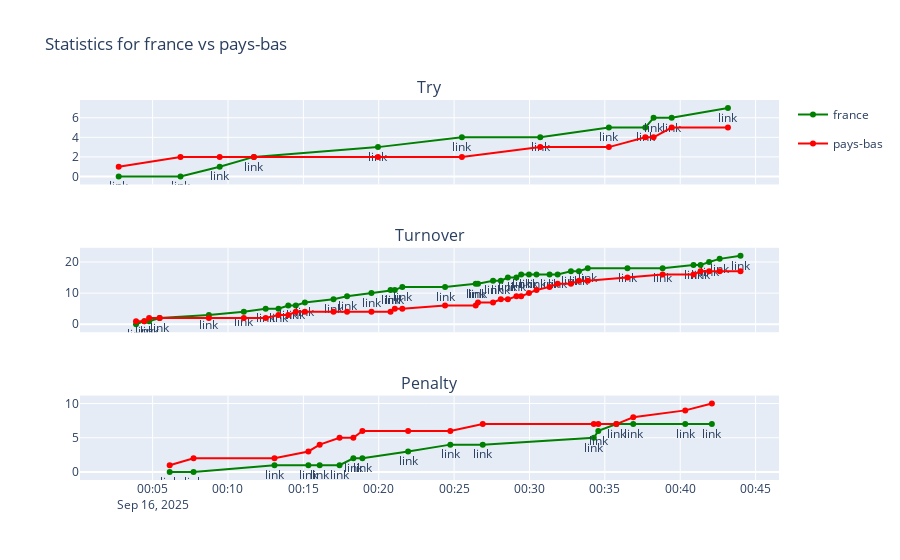
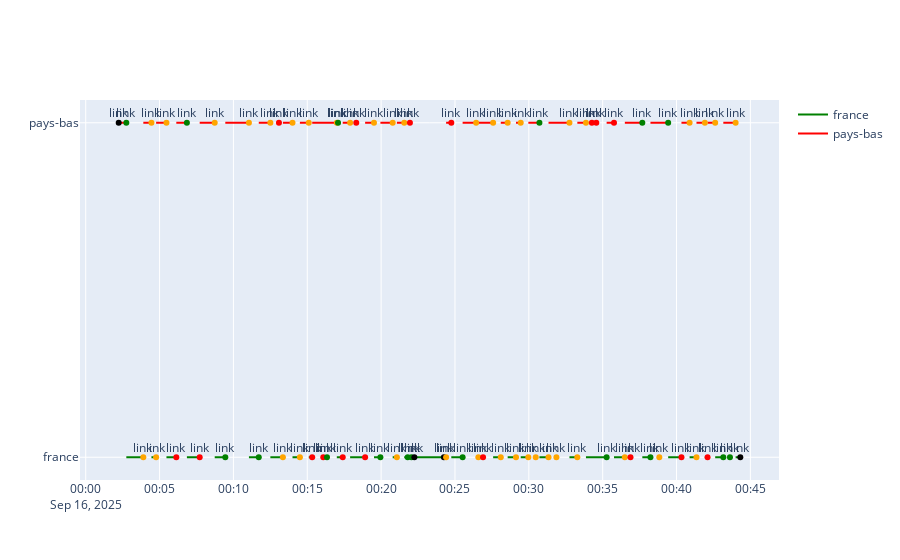
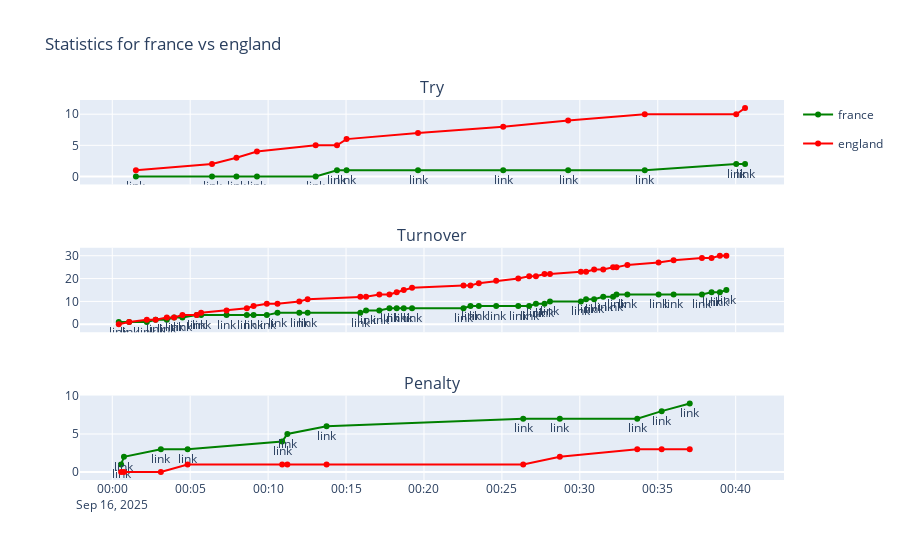
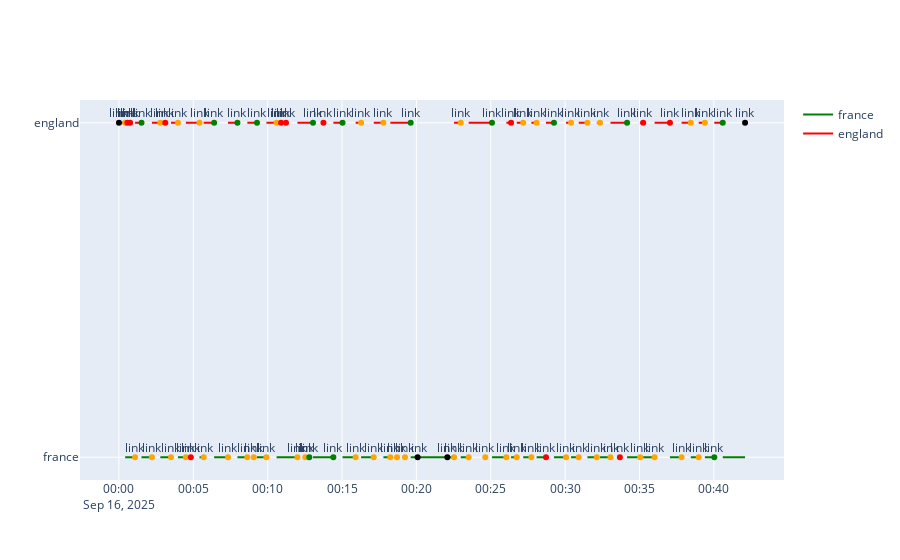

The notebook cell these images were saved under, in order:
### Code cell
from jinja2 import Template


def get_names(data_path):
    name_1 = data_path.stem.split("_")[0]
    name_2 = data_path.stem.split("_")[1]
    return name_1, name_2


input_template_path = ASSETS_ROOT / "template.html"
for i, data_path in enumerate(
    [
        DATA_ROOT / "france_pays-bas.csv",
        DATA_ROOT / "france_england.csv",
    ]
):
    output_html_path = ROOT / f"game_{i}.html"
    local_team_name, other_team_name = get_names(data_path)
    data_df = load_data(data_path, local_team_name, other_team_name)

    new_stats_df = get_stats_df(data_df, local_team_name, other_team_name)
    trend_fig = make_fig_1(data_df, local_team_name, other_team_name)
    game_fig = make_game_fig(data_df, local_team_name, other_team_name)

    plotly_jinja_data = {
        "game_fig": game_fig.to_html(full_html=False),
        "trend_fig": trend_fig.to_html(full_html=False),
        "stats_table": new_stats_df.to_html(),
    }
    # consider also defining the include_plotlyjs parameter to point to an external Plotly.js as described above

    with output_html_path.open("w", encoding="utf-8") as output_file:
        with input_template_path.open() as template_file:
            j2_template = Template(template_file.read())
            output_file.write(j2_template.render(plotly_jinja_data))
